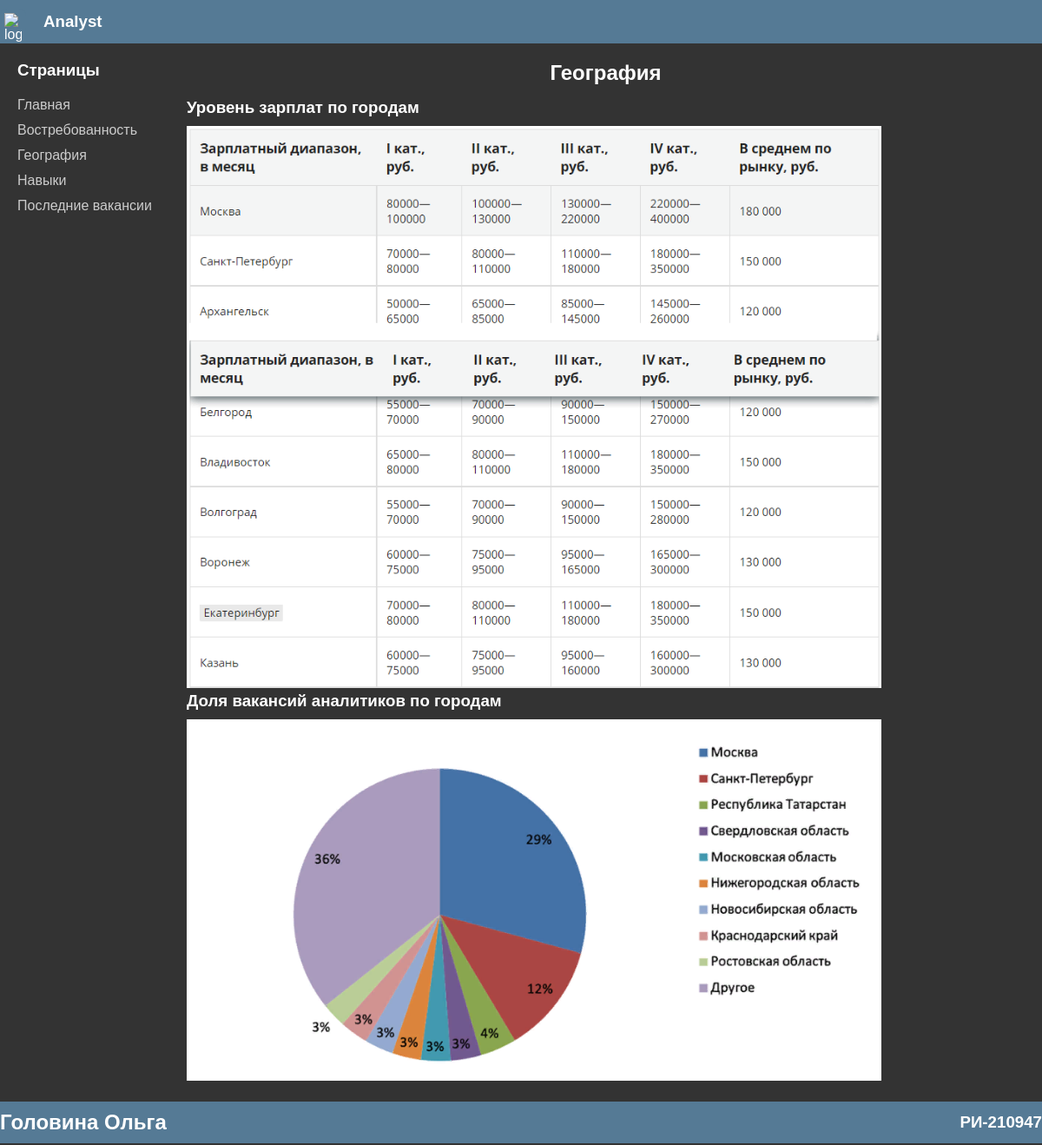
/geography, run on the app's committed database.
### main/models.py (models this page shows, shortened)
class Geography(models.Model):
    name = models.CharField(max_length=50)
    image = models.ImageField(upload_to='images/')
    class Meta:
        verbose_name = ("Geography")
        verbose_name_plural = ("Geographys")

### main/views.py (the view)
# urls.py: path('geography', views.geography, name='geography'),
def geography(request):
    template = loader.get_template('pages/geography.html')
    topics = Geography.objects.all()
    context = {'title': "География", 'objects': topics}
    rendered_page = template.render(context, request)
    return HttpResponse(rendered_page)

### files/templates/pages/geography.html
{% extends 'index.html' %}
{% block content %}
        <div class="right">
          <h2 class="right__title">География</h1>
          <ul>
            {% for object in objects %}
                <li>
                    <h3 class="li-right__text">{{ object.name }}</h3>
                    <img src='{{ object.image.url }}' alt='{{ object.name }}' class="li-right__img" width="800">
                </li>
            {% empty %}
                <li>Информация ещё не добавлена</li>
            {% endfor %}
          </ul>
        </div>
{% endblock %}

### data on the page
Geography: name "Уровень зарплат по городам", image (picture)
Geography: name "Доля вакансий аналитиков по городам", image (picture)
